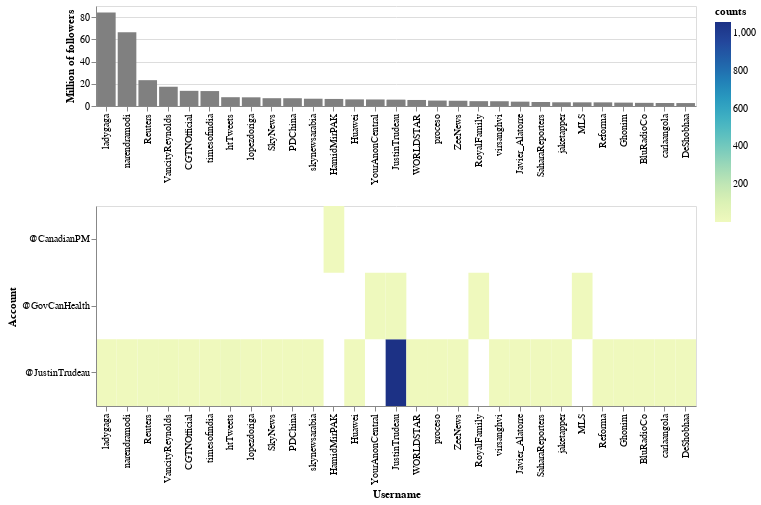

Write notebook code for a chart like this one.
### Code cell
base = alt.Chart(df_aux.head(30)).encode(
    x=alt.X('username', sort=df_aux['username'].unique()[:1100], title='Username'),
    y=alt.Y('account', title='Account')
).properties(height=200, width=600)

top_hist = base.mark_bar(color="gray").encode(
    alt.X('username',
          sort=df_aux['username'].unique()[:1100],
          title=''
         ),
    alt.Y('followers_M', stack=None, title='Million of followers'),
    tooltip = ['username', 'followers_M']
).properties(height=100)

heat = base.mark_rect().encode(
    color='counts',
    tooltip = ['username', 'followers_M', 'counts']
)

top_hist & heat

### Figure 1 — Vega-Lite specification as saved in the notebook (floating-point values rounded to 4 significant figures; data arrays with more than 128 entries replaced by an {"elided": "..."} marker saying what was removed)
{"$schema": "https://vega.github.io/schema/vega-lite/v4.8.1.json", "config": {"view": {"continuousHeight": 300, "continuousWidth": 400}}, "data": {"name": "data-44bc7d7a69d0c0829f57d9a2b3158b3b"}, "datasets": {"data-44bc7d7a69d0c0829f57d9a2b3158b3b": [{"account": "@JustinTrudeau", "counts": 1, "followers_M": 84.1, "username": "ladygaga"}, {"account": "@JustinTrudeau", "counts": 1, "followers_M": 66.44, "username": "narendramodi"}, {"account": "@JustinTrudeau", "counts": 4, "followers_M": 23.25, "username": "Reuters"}, {"account": "@JustinTrudeau", "counts": 7, "followers_M": 17.34, "username": "VancityReynolds"}, {"account": "@JustinTrudeau", "counts": 2, "followers_M": 13.64, "username": "CGTNOfficial"}, {"account": "@JustinTrudeau", "counts": 1, "followers_M": 13.44, "username": "timesofindia"}, {"account": "@JustinTrudeau", "counts": 14, "followers_M": 7.915, "username": "htTweets"}, {"account": "@JustinTrudeau", "counts": 1, "followers_M": 7.819, "username": "lopezdoriga"}, {"account": "@JustinTrudeau", "counts": 3, "followers_M": 7.026, "username": "SkyNews"}, {"account": "@JustinTrudeau", "counts": 1, "followers_M": 6.996, "username": "PDChina"}, {"account": "@JustinTrudeau", "counts": 1, "followers_M": 6.557, "username": "skynewsarabia"}, {"account": "@CanadianPM", "counts": 1, "followers_M": 6.35, "username": "HamidMirPAK"}, {"account": "@JustinTrudeau", "counts": 1, "followers_M": 5.967, "username": "Huawei"}, {"account": "@GovCanHealth", "counts": 4, "followers_M": 5.888, "username": "YourAnonCentral"}, {"account": "@JustinTrudeau", "counts": 1057, "followers_M": 5.587, "username": "JustinTrudeau"}, {"account": "@GovCanHealth", "counts": 5, "followers_M": 5.587, "username": "JustinTrudeau"}, {"account": "@JustinTrudeau", "counts": 1, "followers_M": 5.431, "username": "WORLDSTAR"}, {"account": "@JustinTrudeau", "counts": 1, "followers_M": 4.894, "username": "proceso"}, {"account": "@JustinTrudeau", "counts": 1, "followers_M": 4.725, "username": "ZeeNews"}, {"account": "@GovCanHealth", "counts": 1, "followers_M": 4.356, "username": "RoyalFamily"}, {"account": "@JustinTrudeau", "counts": 2, "followers_M": 4.292, "username": "virsanghvi"}, {"account": "@JustinTrudeau", "counts": 1, "followers_M": 3.916, "username": "Javier_Alatorre"}, {"account": "@JustinTrudeau", "counts": 1, "followers_M": 3.608, "username": "SaharaReporters"}, {"account": "@JustinTrudeau", "counts": 1, "followers_M": 3.354, "username": "jaketapper"}, {"account": "@GovCanHealth", "counts": 2, "followers_M": 3.31, "username": "MLS"}, {"account": "@JustinTrudeau", "counts": 1, "followers_M": 3.287, "username": "Reforma"}, {"account": "@JustinTrudeau", "counts": 2, "followers_M": 3.058, "username": "Ghonim"}, {"account": "@JustinTrudeau", "counts": 1, "followers_M": 2.841, "username": "BluRadioCo"}, {"account": "@JustinTrudeau", "counts": 1, "followers_M": 2.705, "username": "carlaangola"}, {"account": "@JustinTrudeau", "counts": 1, "followers_M": 2.649, "username": "DeShobhaa"}]}, "vconcat": [{"encoding": {"tooltip": [{"field": "username", "type": "nominal"}, {"field": "followers_M", "type": "quantitative"}], "x": {"field": "username", "sort": {"elided": "1100 str values"}, "title": "", "type": "nominal"}, "y": {"field": "followers_M", "stack": null, "title": "Million of followers", "type": "quantitative"}}, "height": 100, "mark": {"color": "gray", "type": "bar"}, "width": 600}, {"encoding": {"color": {"field": "counts", "type": "quantitative"}, "tooltip": [{"field": "username", "type": "nominal"}, {"field": "followers_M", "type": "quantitative"}, {"field": "counts", "type": "quantitative"}], "x": {"field": "username", "sort": {"elided": "1100 str values"}, "title": "Username", "type": "nominal"}, "y": {"field": "account", "title": "Account", "type": "nominal"}}, "height": 200, "mark": "rect", "width": 600}]}
